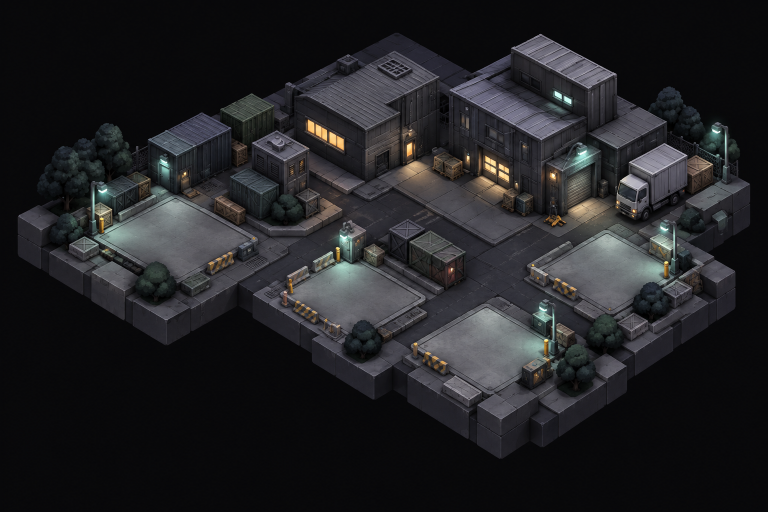
#> input picture assets/world-v3/district-warehouse.png, 1536 x 1024 px (shown at 1/2 size); its folder holds only this picture in this run
$ python prepare-district-map.py
#> lines starting #> are read from the running program, lines starting #| are printed output that depends on the picture; after the words box and inside, x2 and y2 are one past the last pixel; in counts of white or black regions, pixels touching at a corner belong together
"""Remove only connected dark backdrop and unused margins from existing dioramas."""
from pathlib import Path
from PIL import Image, ImageChops, ImageDraw, ImageFilter
import json
root=Path(__file__).resolve().parents[1]
out=root/'assets/district-map'
out.mkdir(exist_ok=True)
metadata={}
for name in ('warehouse','rooftops','powerworks'):
    source=root/f'assets/world-v3/district-{name}.png'
    image=Image.open(source).convert('RGB')
#> image is the input picture: PIL image 1536x1024 RGB; mean R, G, B 34.3, 34.4, 36.8
    r,g,b=image.split()
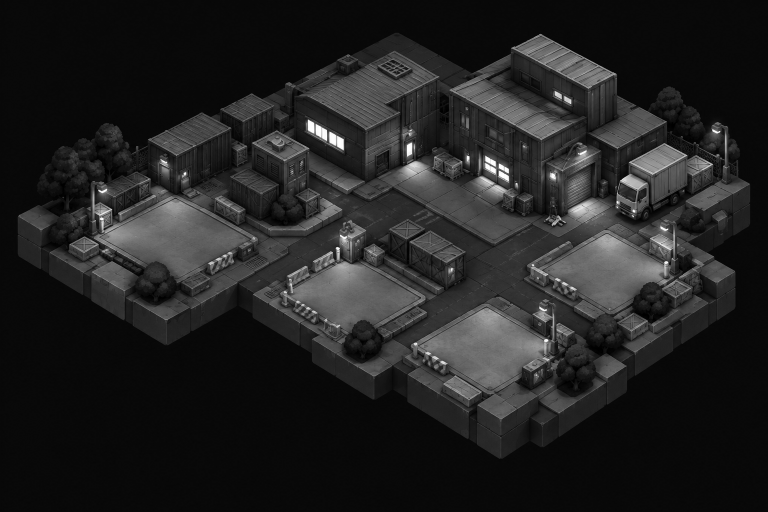
#> r: PIL image 1536x1024 L (shown at 1/2 size); min 0, max 255, mean 34.3
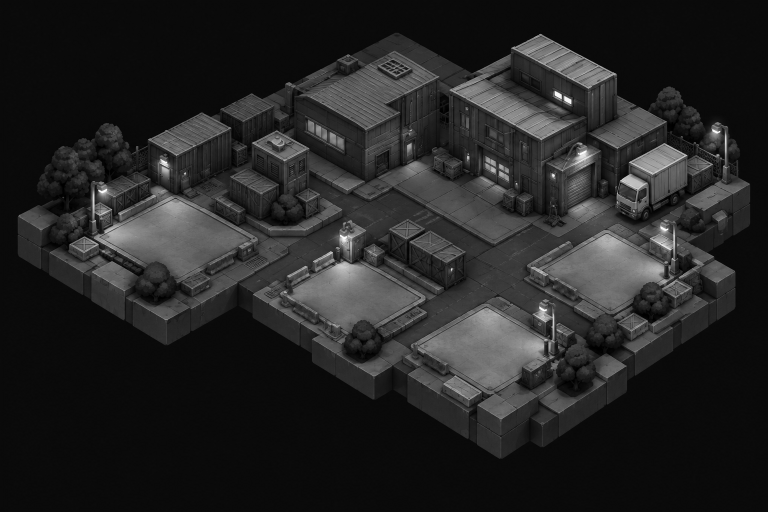
#> b: PIL image 1536x1024 L (shown at 1/2 size); min 0, max 255, mean 36.8
    brightness=ImageChops.lighter(ImageChops.lighter(r,g),b)
    mask=brightness.point(lambda value:255 if value>26 else 0)
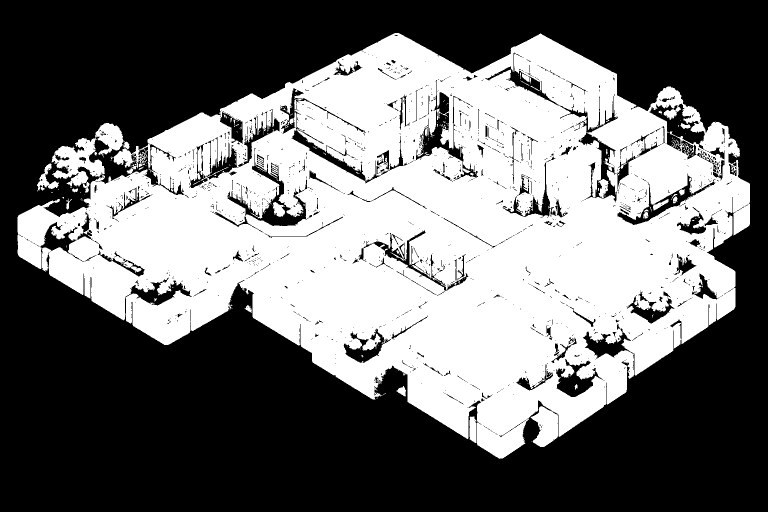
#> mask: PIL image 1536x1024 L (shown at 1/2 size); 43.7% white; 283 white regions (254 under 20 px), largest, box (x1, y1, x2, y2) and area: (35, 66, 1500, 918) 682916, (74, 327, 118, 383) 819, (939, 833, 953, 886) 651
    for corner in ((0,0),(image.width-1,0),(0,image.height-1),(image.width-1,image.height-1)):
        ImageDraw.floodfill(mask,corner,128,thresh=0)
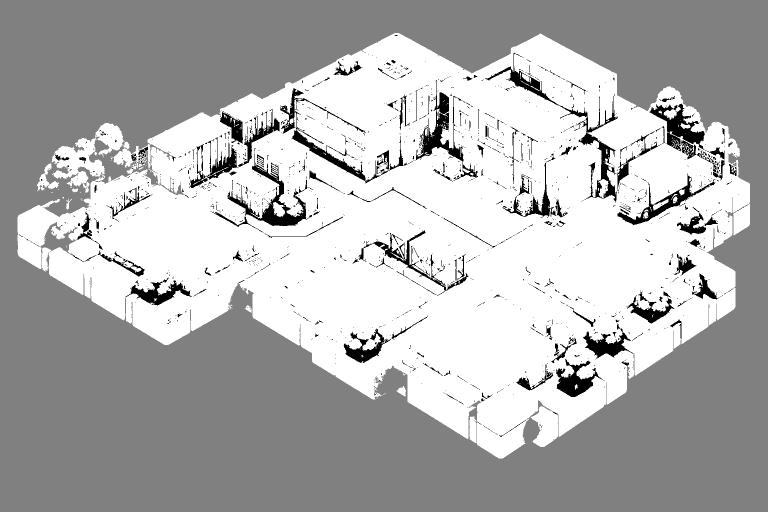
#> mask: PIL image 1536x1024 L (shown at 1/2 size); min 0, max 255, mean 177.7
    alpha=mask.point(lambda value:0 if value==128 else 255)
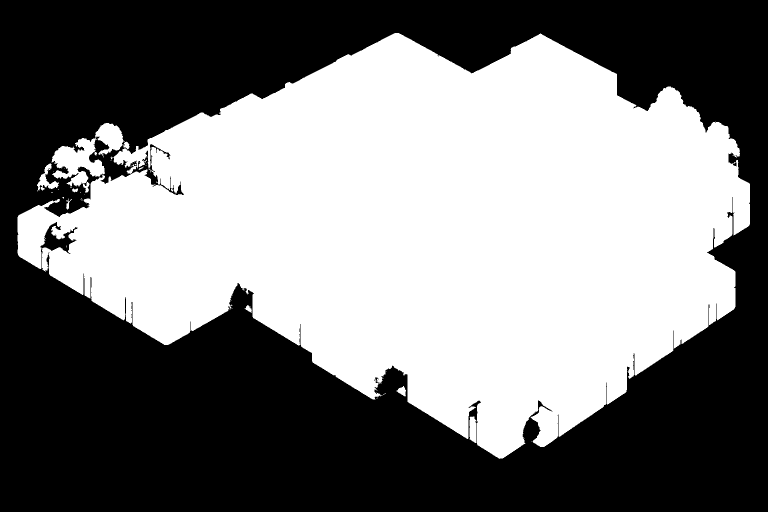
#> alpha: PIL image 1536x1024 L (shown at 1/2 size); 48.2% white; 59 white regions (49 under 20 px), largest, box (x1, y1, x2, y2) and area: (35, 66, 1500, 918) 756104, (74, 327, 118, 383) 832, (939, 833, 953, 886) 652
    box=alpha.getbbox()
#> box = (35, 66, 1500, 918)
    box=(max(0,box[0]-12),max(0,box[1]-12),min(image.width,box[2]+12),min(image.height,box[3]+12))
#> box = (23, 54, 1512, 930)
    image.putalpha(alpha.filter(ImageFilter.GaussianBlur(.45)))
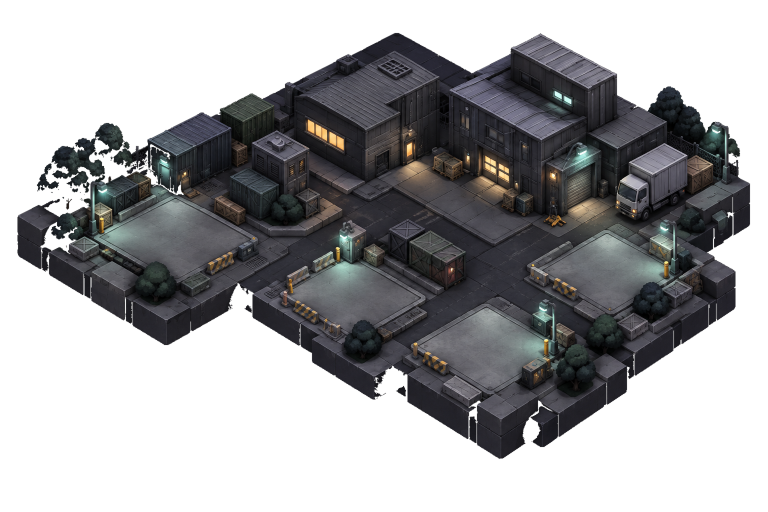
#> image: PIL image 1536x1024 RGBA (shown at 1/2 size); mean R, G, B, A 34.3, 34.4, 36.8, 123; transparent parts drawn white
    image=image.crop(box)
#> image: PIL image 1489x876 RGBA
    image.thumbnail((1200,1200),Image.Resampling.LANCZOS)
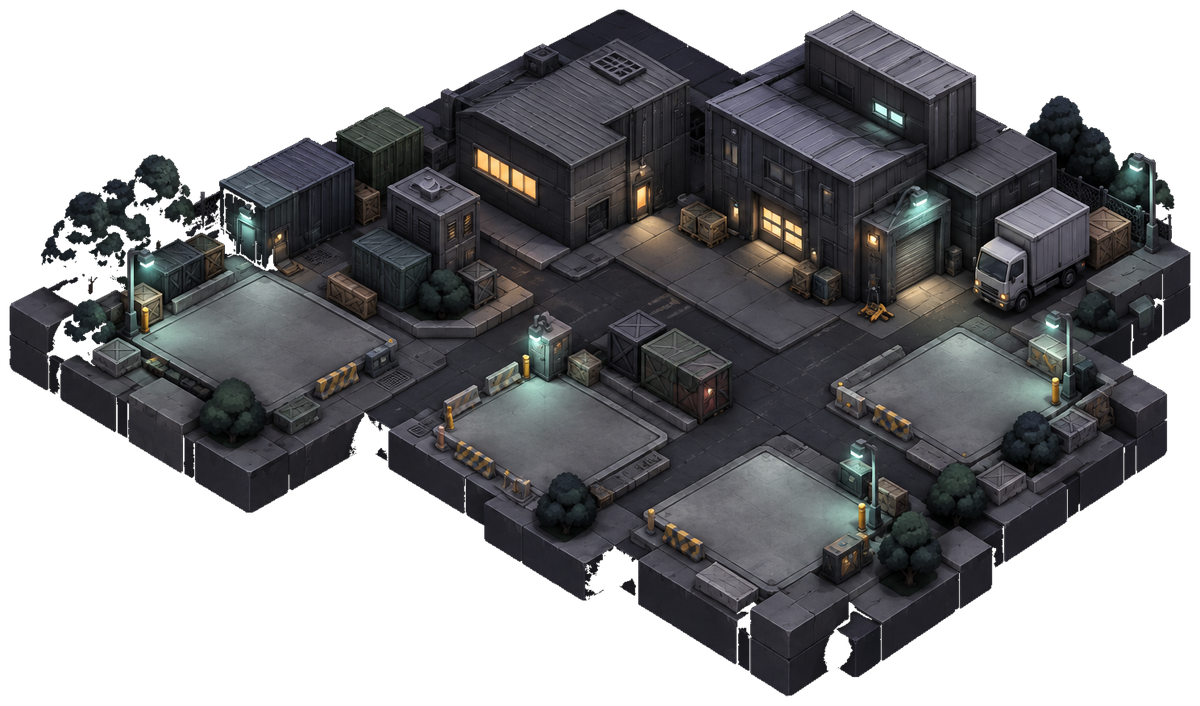
#> image: PIL image 1200x706 RGBA; mean R, G, B, A 36.4, 36.5, 38.5, 148.3; transparent parts drawn white
#> (the run stopped early here; a loop or call above may not have finished)
